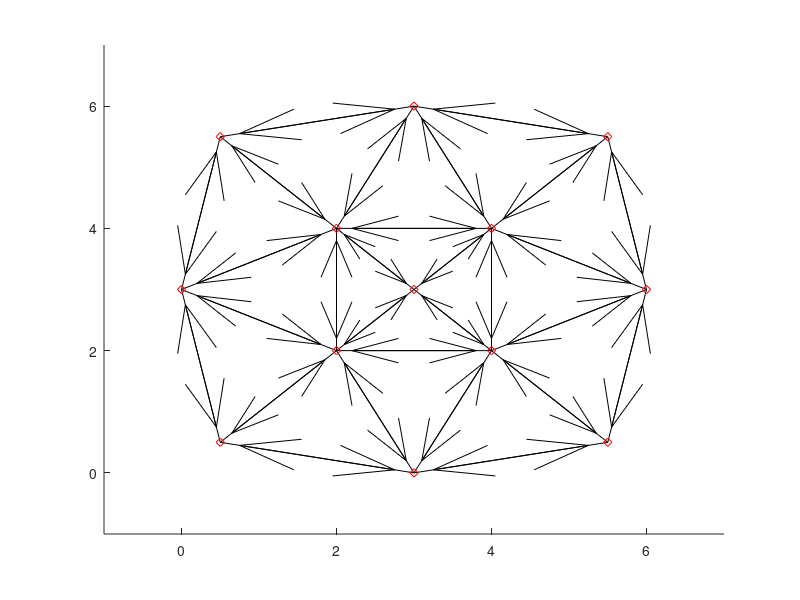

Source code (MATLAB):
function [xi,yi,i1,i2,ni,nb,ux,uy] = plotroad()
    global L
%

% xi(i), yi(i) = coordinates of intersection i
xi = [0 .5  .5 2 2 3 3 3 4 4 5.5 5.5 6 ];
yi = [3 .5 5.5 4 2 0 3 6 2 4 5.5 .5 3 ];

% i1(b), i2(b) = indices of intersections connected by block b, ordered by
% the direction traffic flow
i1_oneway = [1 3 8  11 13 12 6 2 2 5 5 4 1 11 10 9 13 8 10 6 5 7 4 9 9 7 4 10];
i2_oneway = [3 8 11 13 12 6  2 1 5 6 1 3 4 10 8 12 9  4 13 9 4 5 7 5 7 10 10 9];

% Creating two-way roads
i1 = zeros(1, length(i1_oneway) * 2);
i2 = zeros(1, length(i2_oneway) * 2);
for i = 1:2:length(i1) - 1
    i1(i:i+1) = [i1_oneway(ceil(i/2)), i2_oneway(ceil(i/2))];
    i2(i:i+1) = [i2_oneway(ceil(i/2)), i1_oneway(ceil(i/2))];    
end

ni = length(xi);  % ni = # of intersections
nb = length(i1);  % nb = # of blocks
% Geometric information
% L(b) = length of block b
% (ux(b), uy(b)) = unit vector along block b in direction of traffic flow
% Given xi, yi, we can find L, ux, uy as follows:

ux = xi(i2)-xi(i1);
uy = yi(i2)-yi(i1);
L = sqrt(ux.^2+uy.^2);
ux = ux./L;
uy = uy./L;
hold on
axis([min(xi)-1 max(xi)+1 min(yi)-1 max(yi)+1])

for b = 1:nb

    ux1 = xi(i2(b))-xi(i1(b));
    uy1 = yi(i2(b))-yi(i1(b));
    quiver(xi(i1(b)),yi(i1(b)),ux1,uy1,'k')
    xt = (xi(i1(b)) + xi(i2(b)))/2;
    yt = (yi(i1(b)) + yi(i2(b)))/2;
    str = ['(',num2str(b),')'];
    %text(xt,yt,str)
end

for i = 1:ni
    % change to string
   str = num2str(i);
   plot(xi(i),yi(i),'rd')
   %location of text
   xt = xi(i)+0.1;
   yt = yi(i)-0.1;
   % text the interesection
   % text(xt,yt,str)
end

hold off
end
